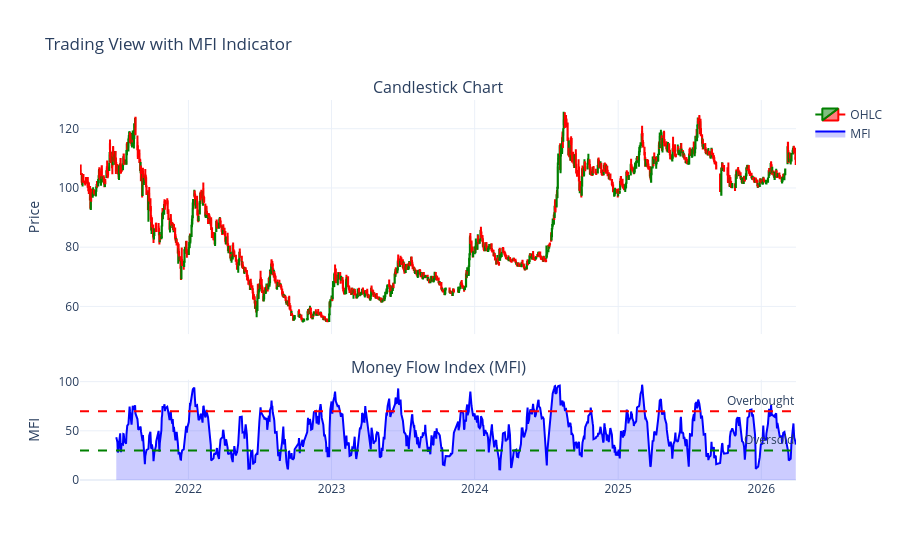

The code cell stored with this chart in its notebook:
### Code cell
import plotly.graph_objects as go
from plotly.subplots import make_subplots

# Create subplots with 2 rows and shared x-axis
fig = make_subplots(
    rows=2, cols=1,
    shared_xaxes=True,
    vertical_spacing=0.12,
    row_heights=[0.7, 0.3],
    subplot_titles=("Candlestick Chart", "Money Flow Index (MFI)")
)

# Convert date to string to use as categorical axis (preserves gaps)
df_plot['Date_str'] = df_plot['Date'].astype(str)

# Add candlestick chart to the first subplot
fig.add_trace(
    go.Candlestick(
        x=df_plot['Date_str'],
        open=df_plot['Open'],
        high=df_plot['High'],
        low=df_plot['Low'],
        close=df_plot['Close'],
        name='OHLC',
        increasing_line_color='green',
        decreasing_line_color='red',
    ),
    row=1, col=1
)

# Add MFI line chart to the second subplot
fig.add_trace(
    go.Scatter(
        x=df_plot['Date_str'],
        y=df_plot['mfi'],
        mode='lines',
        name='MFI',
        line=dict(color='blue', width=2),
        fill='tozeroy',
        fillcolor='rgba(0, 0, 255, 0.2)'
    ),
    row=2, col=1
)

# Add horizontal line at 70 and 30 for overbought/oversold
fig.add_hline(y=70, line_dash="dash", line_color="red", annotation_text="Overbought", row=2)
fig.add_hline(y=30, line_dash="dash", line_color="green", annotation_text="Oversold", row=2)

# Update layout
fig.update_layout(
    height=700,
    title_text="Trading View with MFI Indicator",
    xaxis_rangeslider_visible=False,
    hovermode='x unified',
    template='plotly_white'
)

# Update y-axes labels
fig.update_yaxes(title_text="Price", row=1, col=1)
fig.update_yaxes(title_text="MFI", row=2, col=1)

fig.show()

### Figure 1 — Plotly figure (JSON) as saved in the notebook; plotly's stock layout.template omitted (floating-point values rounded to 4 significant figures; data arrays with more than 128 entries replaced by an {"elided": "..."} marker saying what was removed)
{"data": [{"close": {"elided": "1158 float values"}, "decreasing": {"line": {"color": "red"}}, "high": {"elided": "1158 float values"}, "increasing": {"line": {"color": "green"}}, "low": {"elided": "1158 float values"}, "name": "OHLC", "open": {"elided": "1158 float values"}, "type": "candlestick", "x": {"elided": "1158 str values"}, "xaxis": "x", "yaxis": "y"}, {"fill": "tozeroy", "fillcolor": "rgba(0, 0, 255, 0.2)", "line": {"color": "blue", "width": 2}, "mode": "lines", "name": "MFI", "type": "scatter", "x": {"elided": "1158 str values"}, "xaxis": "x2", "y": {"elided": "1158 float values"}, "yaxis": "y2"}], "layout": {"annotations": [{"font": {"size": 16}, "showarrow": false, "text": "Candlestick Chart", "x": 0.5, "xanchor": "center", "xref": "paper", "y": 1, "yanchor": "bottom", "yref": "paper"}, {"font": {"size": 16}, "showarrow": false, "text": "Money Flow Index (MFI)", "x": 0.5, "xanchor": "center", "xref": "paper", "y": 0.264, "yanchor": "bottom", "yref": "paper"}, {"showarrow": false, "text": "Overbought", "x": 1, "xanchor": "right", "xref": "x2 domain", "y": 70, "yanchor": "bottom", "yref": "y2"}, {"showarrow": false, "text": "Oversold", "x": 1, "xanchor": "right", "xref": "x2 domain", "y": 30, "yanchor": "bottom", "yref": "y2"}], "autosize": true, "hovermode": "x unified", "shapes": [{"line": {"color": "red", "dash": "dash"}, "type": "line", "x0": 0, "x1": 1, "xref": "x2 domain", "y0": 70, "y1": 70, "yref": "y2"}, {"line": {"color": "green", "dash": "dash"}, "type": "line", "x0": 0, "x1": 1, "xref": "x2 domain", "y0": 30, "y1": 30, "yref": "y2"}], "title": {"text": "Trading View with MFI Indicator"}, "xaxis": {"anchor": "y", "autorange": true, "domain": [0, 1], "matches": "x2", "range": ["2021-03-30 12:00", "2026-03-30 12:00"], "rangeslider": {"visible": false, "yaxis": {}}, "showticklabels": false, "type": "date"}, "xaxis2": {"anchor": "y2", "autorange": true, "domain": [0, 1], "range": ["2021-03-30 12:00", "2026-03-30 12:00"], "type": "date"}, "yaxis": {"anchor": "x", "autorange": true, "domain": [0.384, 1], "range": [50.66, 129.7], "title": {"text": "Price"}}, "yaxis2": {"anchor": "x2", "autorange": true, "domain": [0, 0.264], "range": [0, 102.0], "title": {"text": "MFI"}, "type": "linear"}}}
